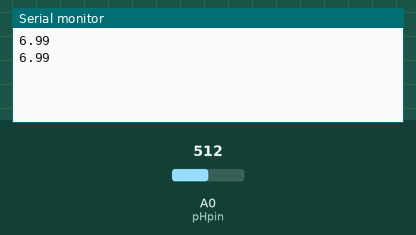
Simulated run of this sketch. Board: Arduino Uno, built with avr-gcc and run on an emulated ATmega328P. Shown: the last lines printed to the serial monitor. Inputs (shaded band) come from the test bench; at power-on: A0 (pHpin) = 512.

Above: at 1.8 s.
1.9 s: A0 (pHpin) set to 716
At 2.8 s:
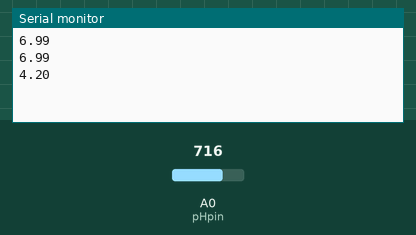
3.4 s: A0 (pHpin) set to 900
At 4.7 s:
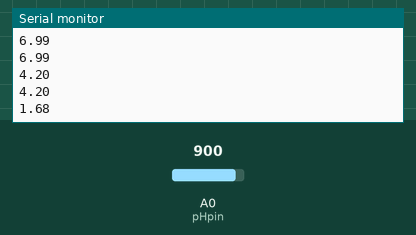
Timing chart, 0 to 6.4 s (numbered marks = the images above; inputs shaded):
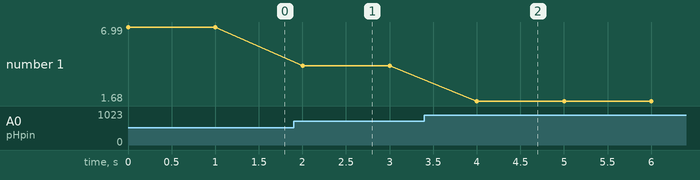

Measured:
- after the input at 1.9 s, the serial monitor: prints a new line after 0.10 s (image 1)
- after the input at 3.4 s, the serial monitor: prints a new line after 0.60 s (image 2)
- plotted number 1: 6.99 → 4.2 after the input at 1.9 s, 4.2 → 1.68 after the input at 3.4 s

The sketch:

android_bt.ino
```cpp
const byte pHpin = A0;
float Po;
void setup() {
  Serial.begin(9600);
}

void loop() {
  Po = 1023 - analogRead(pHpin);   //Read and reverse the analogue input value from the pH sensor.
  Po = Po*14.0/1024; //Convert Analog value into 0 - 14 Scale
  Serial.println(Po); //Print the result
  delay(1000); // Wait for 1 second
}
```
